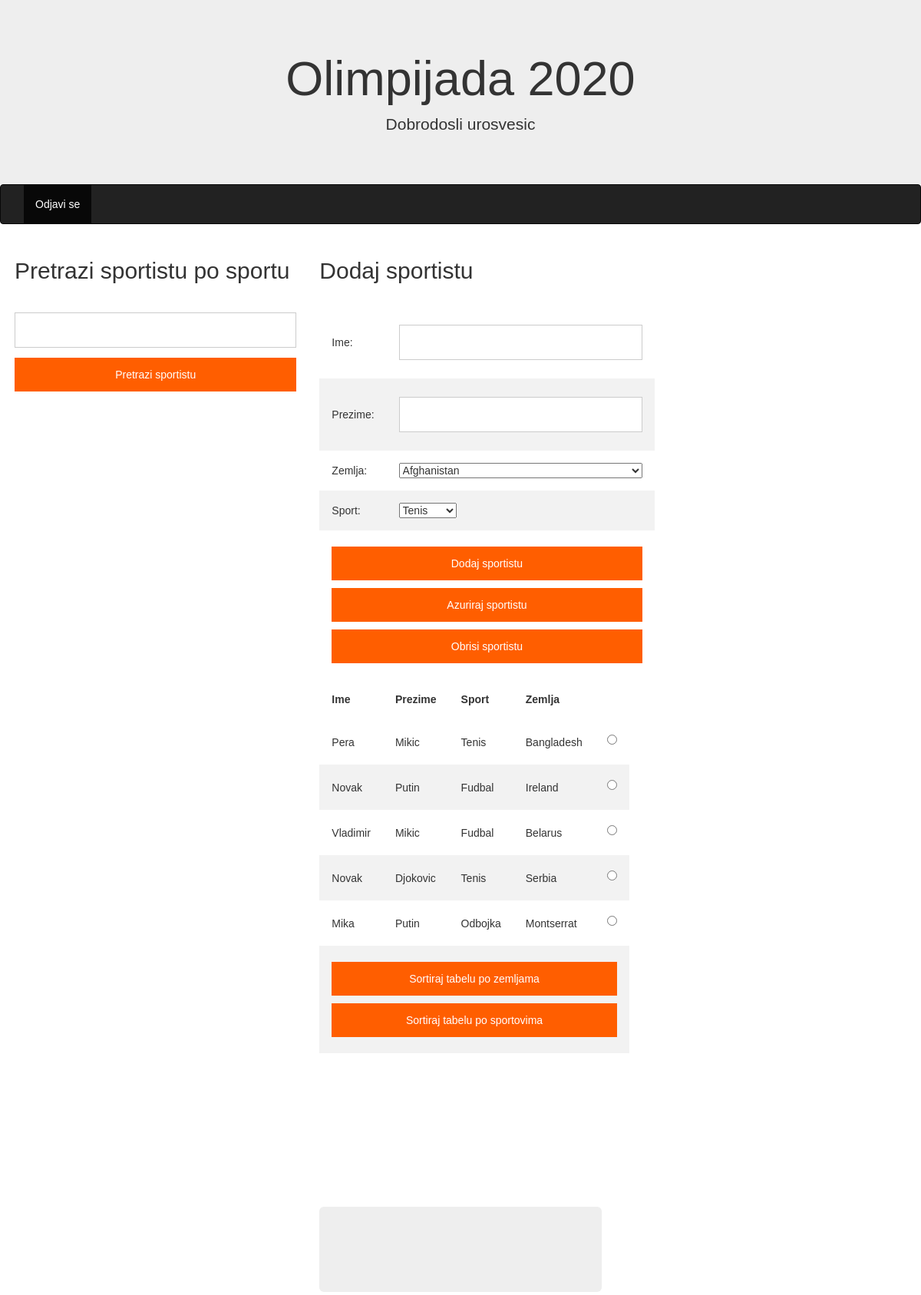
The app's page /pocetna.php (signed in) with its own data.
### tables this page shows
CREATE TABLE `sportista` (
  `idSportiste` bigint(20) NOT NULL,
  `Ime` varchar(50) DEFAULT NULL,
  `Prezime` varchar(50) DEFAULT NULL,
  `Sport` bigint(20) DEFAULT NULL,
  `Zemlja` bigint(20) DEFAULT NULL
);

CREATE TABLE `sport` (
  `idSporta` bigint(20) NOT NULL,
  `Naziv` varchar(50) DEFAULT NULL
);

CREATE TABLE `zemlja` (
  `idZemlje` bigint(20) NOT NULL,
  `Naziv` varchar(50) DEFAULT NULL
);

### model/zemlja.php (called while the page is built, shortened)
<?php
class Zemlja
{
    public static function getAll(mysqli $conn)
    {
        $query = "SELECT * FROM Zemlja";
        return $conn->query($query);
    }
    public static function getById($id, mysqli $conn)
    {
        $query = "SELECT * FROM zemlja WHERE idZemlje = $id";
        return $conn->query($query);
    }
}

### model/sport.php (called while the page is built, shortened)
<?php
class Sport
{
    public static function getAll(mysqli $conn)
    {
        $query = "SELECT * FROM sport";
        return $conn->query($query);
    }
    public static function getById($id, mysqli $conn)
    {
        $query = "SELECT * FROM sport WHERE idSporta = $id";
        return $conn->query($query);
    }
}

### model/sportista.php (called while the page is built, shortened)
<?php
class Sportista
{
    public static function getAll(mysqli $conn)
    {
        $query = "SELECT * FROM Sportista";
        return $conn->query($query);
    }
}

### pocetna.php (the view, shortened to what this page needs)
<?php
require "dbBroker.php";
require "model/sportista.php";
require "model/sport.php";
require "model/zemlja.php";
$rezultat = Sportista::getAll($conn);
$zemlje = Zemlja::getAll($conn);
$sportovi = Sport::getAll($conn);
?>
<!DOCTYPE html>
<html lang="en">
<head>
  <link rel="stylesheet" href="https://maxcdn.bootstrapcdn.com/bootstrap/3.4.1/css/bootstrap.min.css">
</head>
<body>
  <div class="jumbotron text-center" style="margin-bottom:0">
    <h1>Olimpijada 2020</h1>
    <p>Dobrodosli <?php echo $_SESSION['korisnik_username'] ?></p>
  </div>
  <nav class="navbar navbar-inverse">
    <div class="container-fluid">
      <div class="collapse navbar-collapse" id="myNavbar">
        <ul class="nav navbar-nav">
          <li class="active"><a href="index.php"> Odjavi se</a>
        </ul>
      </div>
    </div>
  </nav>
  <div class="container">
    <div class="row">
      <div class="col-sm-4">
        <h2>Pretrazi sportistu po sportu</h2>
        <br>
        <div>
          <form id="pretrazi" action="#" method="POST">
            <input type='text' id='sportPretraga'>
            <button type="button" onclick="funkcijaZaPretragu()">Pretrazi sportistu</button>
          </form>
        </div>
      </div>
      <div class="col-sm-4">
        <h2>Dodaj sportistu</h2>
        <br>
        <div>
          <form id="dodaj" action="#" method="POST">
            <table>
              <tr>
                <td>Ime:</td>
                <td>
                  <input type='text' name='ime' required>
                </td>
              </tr>
              <tr>
                <td>Prezime:</td>
                <td>
                  <input type='text' name='prezime' required>
                </td>
              </tr>
              <tr>
                <td>Zemlja:</td>
                <td>
                  <select name='zemlja'>
                    <?php while ($zemlja = $zemlje->fetch_array()) :  ?>
                      <option> <?php echo $zemlja['Naziv']; ?> </option>
                    <?php endwhile; ?>
                  </select>
                </td>
              </tr>
              <tr>
                <td>Sport:</td>
                <td>
                  <select name='sport'>
                    <?php while ($sport = $sportovi->fetch_array()) :  ?>
                      <option> <?php echo $sport['Naziv']; ?> </option>
                    <?php endwhile; ?>
                  </select>
                </td>
              </tr>
              <tr>
                <td colspan='2'>
                  <button type="submit" id="dodaj">Dodaj sportistu</button>
                  <button type="submit" id="azuriraj">Azuriraj sportistu</button>
                  <button type="submit" id="obrisi">Obrisi sportistu</button>
                </td>
              </tr>
            </table>
        </div>
        <div>
          <div>
            <table id="myTable">
              <thead>
                <tr>
                  <th>Ime</th>
                  <th>Prezime</th>
                  <th>Sport</th>
                  <th>Zemlja</th>
                </tr>
              </thead>
              <tbody>
                <?php
                while ($red = $rezultat->fetch_array()) : ?>
                  <tr>
                    <td><?php echo $red["Ime"] ?></td>
                    <td><?php echo $red["Prezime"] ?></td>
                    <td><?php
                        $sport = Sport::getById($red["Sport"], $conn)->fetch_array();
                        echo $sport["Naziv"] ?></td>
                    <td><?php
                        $zemlja = Zemlja::getById($red["Zemlja"], $conn)->fetch_array();
                        echo $zemlja["Naziv"] ?></td>
                    <td>
                      <label class="custom-radio-btn">
                        <input type="radio" name="checked-donut" value=<?php echo $red["idSportiste"] ?>>
                      </label>
                    </td>
                  <?php endwhile;
                  ?>
                  </tr>
                  <tr>
                    <td colspan='5'>
                      <button onclick="sortiraj(3)">Sortiraj tabelu po zemljama</button>
                      <button onclick="sortiraj(2)">Sortiraj tabelu po sportovima</button>
                    </td>
                  </tr>
              </tbody>
            </table>
          </div>
          <br>
          <br><br><br><br><br><br><br><br><br>
          <div class="jumbotron text-center" style="margin-bottom:0">
          </div>
</body>
</html>

### pocetna.php (style rules this page uses)
body { font-family: Arial, Helvetica, sans-serif; }
input[type=text], input[type=password] { width: 100%; padding: 12px 20px; margin: 8px 0; display: inline-block; border: 1px solid #ccc; box-sizing: border-box; }
button { background-color: #ff5e00; color: white; padding: 12px 18px; margin: 5px 0; border: none; cursor: pointer; width: 100%; }
.container { padding: 4px; }
th, td { text-align: left; padding: 16px; }
tr:nth-child(even) { background-color: #f2f2f2 }

### records on screen
sportista: Ime "Pera", Prezime "Mikic", Sport.Naziv "Tenis", Zemlja.Naziv "Bangladesh"
sportista: Ime "Novak", Prezime "Putin", Sport.Naziv "Fudbal", Zemlja.Naziv "Ireland"
sportista: Ime "Vladimir", Prezime "Mikic", Sport.Naziv "Fudbal", Zemlja.Naziv "Belarus"
sportista: Ime "Novak", Prezime "Djokovic", Sport.Naziv "Tenis", Zemlja.Naziv "Serbia"
sportista: Ime "Mika", Prezime "Putin", Sport.Naziv "Odbojka", Zemlja.Naziv "Montserrat"

### other values on screen
$_SESSION['korisnik_username'] "urosvesic"
form field zemlja "Afghanistan"
form field sport "Tenis"
